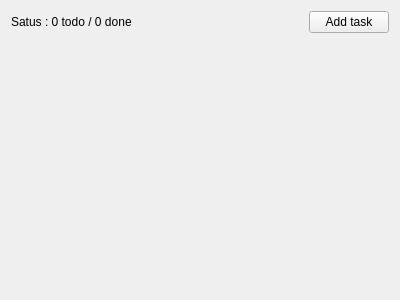
<?xml version="1.0" encoding="UTF-8"?>
<ui version="4.0">
 <class>MainWindow</class>
 <widget class="QMainWindow" name="MainWindow">
  <property name="geometry">
   <rect>
    <x>0</x>
    <y>0</y>
    <width>400</width>
    <height>300</height>
   </rect>
  </property>
  <property name="windowTitle">
   <string>MainWindow</string>
  </property>
  <widget class="QWidget" name="centralWidget">
   <layout class="QVBoxLayout" name="verticalLayout">
    <item>
     <layout class="QHBoxLayout" name="toolbarLayout">
      <item>
       <widget class="QLabel" name="result">
        <property name="text">
         <string>Satus : 0 todo / 0 done</string>
        </property>
       </widget>
      </item>
      <item>
       <spacer name="horizontalSpacer">
        <property name="orientation">
         <enum>Qt::Horizontal</enum>
        </property>
        <property name="sizeHint" stdset="0">
         <size>
          <width>40</width>
          <height>20</height>
         </size>
        </property>
       </spacer>
      </item>
      <item>
       <widget class="QPushButton" name="btnAddTask">
        <property name="text">
         <string>Add task</string>
        </property>
       </widget>
      </item>
     </layout>
    </item>
    <item>
     <layout class="QVBoxLayout" name="taskLayout"/>
    </item>
    <item>
     <spacer name="verticalSpacer">
      <property name="orientation">
       <enum>Qt::Vertical</enum>
      </property>
      <property name="sizeHint" stdset="0">
       <size>
        <width>20</width>
        <height>254</height>
       </size>
      </property>
     </spacer>
    </item>
   </layout>
  </widget>
 </widget>
 <layoutdefault spacing="6" margin="11"/>
 <resources/>
 <connections/>
</ui>
